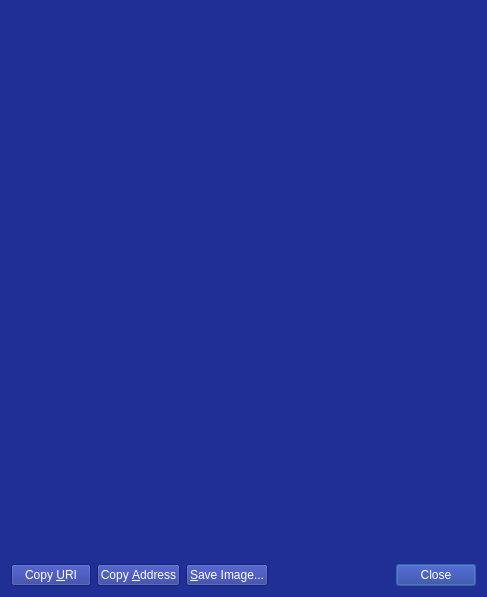
<?xml version="1.0" encoding="UTF-8"?>
<ui version="4.0">
 <class>ReceiveRequestDialog</class>
 <widget class="QDialog" name="ReceiveRequestDialog">
  <property name="geometry">
   <rect>
    <x>0</x>
    <y>0</y>
    <width>487</width>
    <height>597</height>
   </rect>
  </property>
  <property name="styleSheet">
   <string notr="true">background-color: rgb(32, 47, 149);
color: rgb(255, 255, 255);
font: 57 8pt &quot;Dosis&quot;;</string>
  </property>
  <layout class="QVBoxLayout" name="verticalLayout_3">
   <item>
    <widget class="QRImageWidget" name="lblQRCode">
     <property name="sizePolicy">
      <sizepolicy hsizetype="Expanding" vsizetype="Fixed">
       <horstretch>0</horstretch>
       <verstretch>0</verstretch>
      </sizepolicy>
     </property>
     <property name="minimumSize">
      <size>
       <width>300</width>
       <height>300</height>
      </size>
     </property>
     <property name="toolTip">
      <string>QR Code</string>
     </property>
     <property name="textFormat">
      <enum>Qt::PlainText</enum>
     </property>
     <property name="alignment">
      <set>Qt::AlignCenter</set>
     </property>
     <property name="wordWrap">
      <bool>true</bool>
     </property>
    </widget>
   </item>
   <item>
    <widget class="QTextEdit" name="outUri">
     <property name="sizePolicy">
      <sizepolicy hsizetype="Expanding" vsizetype="Expanding">
       <horstretch>0</horstretch>
       <verstretch>0</verstretch>
      </sizepolicy>
     </property>
     <property name="minimumSize">
      <size>
       <width>0</width>
       <height>50</height>
      </size>
     </property>
     <property name="frameShape">
      <enum>QFrame::NoFrame</enum>
     </property>
     <property name="frameShadow">
      <enum>QFrame::Plain</enum>
     </property>
     <property name="tabChangesFocus">
      <bool>true</bool>
     </property>
     <property name="textInteractionFlags">
      <set>Qt::TextSelectableByKeyboard|Qt::TextSelectableByMouse</set>
     </property>
    </widget>
   </item>
   <item>
    <layout class="QHBoxLayout" name="horizontalLayout">
     <item>
      <widget class="QPushButton" name="btnCopyURI">
       <property name="text">
        <string>Copy &amp;URI</string>
       </property>
       <property name="autoDefault">
        <bool>false</bool>
       </property>
      </widget>
     </item>
     <item>
      <widget class="QPushButton" name="btnCopyAddress">
       <property name="text">
        <string>Copy &amp;Address</string>
       </property>
       <property name="autoDefault">
        <bool>false</bool>
       </property>
      </widget>
     </item>
     <item>
      <widget class="QPushButton" name="btnSaveAs">
       <property name="text">
        <string>&amp;Save Image...</string>
       </property>
       <property name="autoDefault">
        <bool>false</bool>
       </property>
      </widget>
     </item>
     <item>
      <spacer name="horizontalSpacer_2">
       <property name="orientation">
        <enum>Qt::Horizontal</enum>
       </property>
       <property name="sizeHint" stdset="0">
        <size>
         <width>40</width>
         <height>20</height>
        </size>
       </property>
      </spacer>
     </item>
     <item>
      <widget class="QDialogButtonBox" name="buttonBox">
       <property name="standardButtons">
        <set>QDialogButtonBox::Close</set>
       </property>
      </widget>
     </item>
    </layout>
   </item>
  </layout>
 </widget>
 <customwidgets>
  <customwidget>
   <class>QRImageWidget</class>
   <extends>QLabel</extends>
   <header>receiverequestdialog.h</header>
  </customwidget>
 </customwidgets>
 <resources/>
 <connections>
  <connection>
   <sender>buttonBox</sender>
   <signal>rejected()</signal>
   <receiver>ReceiveRequestDialog</receiver>
   <slot>reject()</slot>
   <hints>
    <hint type="sourcelabel">
     <x>452</x>
     <y>573</y>
    </hint>
    <hint type="destinationlabel">
     <x>243</x>
     <y>298</y>
    </hint>
   </hints>
  </connection>
  <connection>
   <sender>buttonBox</sender>
   <signal>accepted()</signal>
   <receiver>ReceiveRequestDialog</receiver>
   <slot>accept()</slot>
   <hints>
    <hint type="sourcelabel">
     <x>452</x>
     <y>573</y>
    </hint>
    <hint type="destinationlabel">
     <x>243</x>
     <y>298</y>
    </hint>
   </hints>
  </connection>
 </connections>
</ui>
